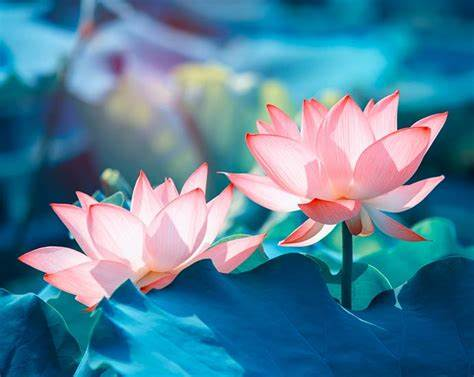
//> input picture Talleres/TallerSegmentacionSemillas/OIP.jpeg, 474 x 377 px
$ ./11_seedSegmentation OIP.jpeg 3 r Tetrapack_real.jpeg rgb 3   (built with g++ and OpenCV 4)
//> lines starting //> are read from the running program, lines starting //| are printed output that depends on the picture; after the words box and inside, x2 and y2 are one past the last pixel; in counts of white or black regions, pixels touching at a corner belong together
#include "opencv2/imgproc.hpp"
#include "opencv2/imgcodecs.hpp"
#include "opencv2/highgui.hpp"
#include <iostream>
#include <string.h>
#include <ctime>
#include <queue>

using namespace cv;

Mat segmentacion(Mat grayImage, int seedX[], int seedY[], int numSeeds, int permisividad);
Mat segmentacion_color(Mat image, int seedX[], int seedY[], int numSeeds, int permisividad);

int main(int argc, char const *argv[])
{
    srand((unsigned)time(0));
    //PASOS DEL ALGORITMO
    //1: Leer la imagen (Se pasa por parametros, se puede recibir a color.)
    //2: Leer las semillas (Por parametros, o aleatoriamente)
    //3:

    //Verificación de Comandos
    // forma ideal de ejecutar : ./11_seedSegmentation  <image_file> <N° of seeds>
    //                                <r (random seed) / s (set seed)> <a (average) / v (variance)> <rgb/gs(grayscale)>
    //                            [<x coordinate1> <y coordinate1> <x coordinate2> <y coordinate2> (ETC)]

    if (argc < 7)
    {
        std::cerr << "Usage: " << argv[0] << "image_file N°_of_seeds r(random seed)/s(set seed) a(average)/v(variance) rgb/gs(grayscale) permisivness (x_coordinate1 y_coordinate1 x_coordinate2 y_coordinate2 (ETC))" << std::endl;
        return (-1);
    }

    //Leyendo la imagen

    Mat image;
    image = imread(argv[1], 1);
//> image is the input picture: 377 rows x 474 cols, CV_8UC3; mean B, G, R 154.9, 129.6, 82.3
    if (!image.data)
    {
        std::cerr << "Error: No image data" << std::endl;
        return (-1);
    }

    //Leyendo las Semillas

    int seedX[atoi(argv[1])];
    int seedY[atoi(argv[1])];
    int numberSeeds = atoi(argv[2]);
//> numberSeeds = 3
    int max_X = image.cols;
    int max_Y = image.rows;
    int permisividad = (atoi(argv[6]));
//> permisividad = 3
    std::cout << "Imagen a segmentar: " << argv[1] << std::endl;
//| Imagen a segmentar: OIP.jpeg
    std::cout << "N° de semillas: " << argv[2] << std::endl;
//| N° de semillas: 3
    std::cout << "Posicion de semilla: " << argv[3] << std::endl;
//| Posicion de semilla: r
    std::cout << "Permisividad: " << permisividad << std::endl;
//| Permisividad: 3

    if (strcmp(argv[3], "r") == 0)
    {
        for (int i = 0; i < numberSeeds; i++)
        {
            seedX[i] = std::rand() % (max_X) + 0;
            seedY[i] = std::rand() % (max_Y) + 0;
        }
//> this loop made 3 passes
        // [5 lines of commented-out code are left out]
    }
    else if (strcmp(argv[3], "s") == 0)
    {
        int i, j;
        if (argc == (7 + (numberSeeds * 2)))
        {
            for (i = 0, j = 0; i < numberSeeds; i++, j += 2)
            {
                seedX[i] = atoi(argv[7 + j]);
                seedY[i] = atoi(argv[8 + j]);
            }

            // [8 lines of commented-out code are left out]
        }
        else
        {
            std::cerr << "Error: Numbers of seed doesnt match" << std::endl;
            return (-1);
        }
    }
    Mat imgsegmentacion(image.size(),CV_8UC1);
    Mat grayImage(image.size(), CV_8UC1);

    std::stringstream ss(argv[1]);
    std::string basename;
    getline(ss, basename, '.');
//> basename = "OIP"
    //----------------------------------------------------------------------
    // Llamado a funcion de segmentar:
    if (strcmp(argv[5], "rgb") == 0)
    {
        imgsegmentacion = segmentacion_color(image, seedX, seedY, numberSeeds, permisividad);
        imwrite(basename + "_segmentacion_binaria.png", imgsegmentacion);
        imwrite(basename + "_umbralizada.png", image & imgsegmentacion);
    }
    else if (strcmp(argv[5], "gs") == 0)
    {
        cvtColor(image, grayImage, COLOR_BGR2GRAY);
        imgsegmentacion = segmentacion_color(image, seedX, seedY, numberSeeds, permisividad);
        std::cout<<grayImage.size()<<std::endl;
        std::cout<<image.size()<<std::endl;
        imwrite(basename + "_segmentacion_binaria.png", imgsegmentacion);
        imwrite(basename + "_umbralizada.png", image & imgsegmentacion);
    }
    else
    {
        std::cerr << "Error: Param of type of image wrong. Use rgb for color images or gs for grayscale" << std::endl;
        return (-1);
    }

    return((0));
}

// [202 lines left out: function segmentacion, not called in this run]

Mat segmentacion_color(Mat image, int seedX[], int seedY[], int numSeeds, int permisividad)
{
//> called with numSeeds = 3, permisividad = 333
    int max_X = image.cols;
    int max_Y = image.rows;
    Mat image_segmentated = Mat::zeros(max_Y, max_X, CV_8UC3);
    std::queue<Point> colaPixeles;
    //Vec3b Intesidades = image.at<Vec3f>(seedY, seedX);

    for (int i = 0; i < numSeeds; i++)
    {
        colaPixeles.push(Point(seedX[i], seedY[i]));
        image_segmentated.at<Vec3b>(seedY[i], seedX[i])[0] = 255;

        image_segmentated.at<Vec3b>(seedY[i], seedX[i])[1] = 255;

        image_segmentated.at<Vec3b>(seedY[i], seedX[i])[2] = 255;
    }
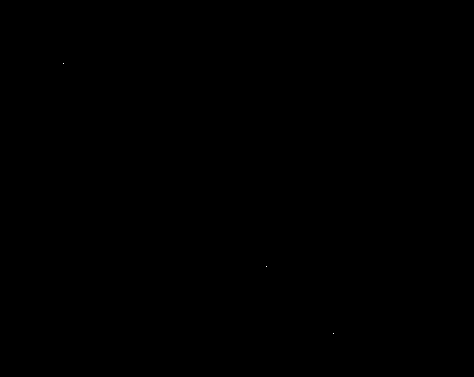
//> image_segmentated: 377 rows x 474 cols, CV_8UC3; 0% white in thin lines or dots, all inside (x1, y1, x2, y2) = (63, 63, 334, 334)

    do
    {

        Point punto_actual = colaPixeles.front();
        colaPixeles.pop();
        int prom = -1;
        int acum = 0;
        int promedior = 0, promediog = 0, promediob = 0;
        int rango = permisividad;
        int lista_intensidadesr[8], lista_intensidadesg[8], lista_intensidadesb[8];
        if (punto_actual.x - 1 > 0 && punto_actual.y - 1 > 0 &&
            punto_actual.x - 1 < max_X && punto_actual.y - 1 < max_Y)
        {
            lista_intensidadesb[0] = image.at<Vec3b>(punto_actual.y - 1, punto_actual.x - 1)[0];
            lista_intensidadesg[0] = image.at<Vec3b>(punto_actual.y - 1, punto_actual.x - 1)[1];
            lista_intensidadesr[0] = image.at<Vec3b>(punto_actual.y - 1, punto_actual.x - 1)[2];

            acum++;
        }
        if (punto_actual.x - 1 > 0 && punto_actual.y > 0 &&
            punto_actual.x - 1 < max_X && punto_actual.y < max_Y)
        {
            lista_intensidadesb[acum] = image.at<Vec3b>(punto_actual.y, punto_actual.x - 1)[0];
            lista_intensidadesg[acum] = image.at<Vec3b>(punto_actual.y, punto_actual.x - 1)[1];
            lista_intensidadesr[acum] = image.at<Vec3b>(punto_actual.y, punto_actual.x - 1)[2];

            acum++;
        }

        if (punto_actual.x - 1 > 0 && punto_actual.y + 1 > 0 &&
            punto_actual.x - 1 < max_X && punto_actual.y + 1 < max_Y)
        {
            lista_intensidadesb[acum] = image.at<Vec3b>(punto_actual.y + 1, punto_actual.x - 1)[0];
            lista_intensidadesg[acum] = image.at<Vec3b>(punto_actual.y + 1, punto_actual.x - 1)[1];
            lista_intensidadesr[acum] = image.at<Vec3b>(punto_actual.y + 1, punto_actual.x - 1)[2];

            acum++;
        }
        if (punto_actual.x > 0 && punto_actual.y - 1 > 0 &&
            punto_actual.x < max_X && punto_actual.y - 1 < max_Y)
        {
            lista_intensidadesb[acum] = image.at<Vec3b>(punto_actual.y - 1, punto_actual.x)[0];
            lista_intensidadesg[acum] = image.at<Vec3b>(punto_actual.y - 1, punto_actual.x)[1];
            lista_intensidadesr[acum] = image.at<Vec3b>(punto_actual.y - 1, punto_actual.x)[2];

            acum++;
        }
        if (punto_actual.x > 0 && punto_actual.y + 1 > 0 &&
            punto_actual.x < max_X && punto_actual.y + 1 < max_Y)
        {
            lista_intensidadesb[acum] = image.at<Vec3b>(punto_actual.y + 1, punto_actual.x)[0];
            lista_intensidadesg[acum] = image.at<Vec3b>(punto_actual.y + 1, punto_actual.x)[1];
            lista_intensidadesr[acum] = image.at<Vec3b>(punto_actual.y + 1, punto_actual.x)[2];
            acum++;
        }
        if (punto_actual.x + 1 > 0 && punto_actual.y - 1 > 0 &&
            punto_actual.x + 1 < max_X && punto_actual.y - 1 < max_Y)
        {
            lista_intensidadesb[acum] = image.at<Vec3b>(punto_actual.y - 1, punto_actual.x + 1)[0];
            lista_intensidadesg[acum] = image.at<Vec3b>(punto_actual.y - 1, punto_actual.x + 1)[1];
            lista_intensidadesr[acum] = image.at<Vec3b>(punto_actual.y - 1, punto_actual.x + 1)[2];

            acum++;
        }
        if (punto_actual.x + 1 > 0 && punto_actual.y > 0 &&
            punto_actual.x + 1 < max_X && punto_actual.y < max_Y)
        {
            lista_intensidadesb[acum] = image.at<Vec3b>(punto_actual.y, punto_actual.x + 1)[0];
            lista_intensidadesg[acum] = image.at<Vec3b>(punto_actual.y, punto_actual.x + 1)[1];
            lista_intensidadesr[acum] = image.at<Vec3b>(punto_actual.y, punto_actual.x + 1)[2];
            acum++;
        }
        if (punto_actual.x + 1 > 0 && punto_actual.y + 1 > 0 &&
            punto_actual.x + 1 < max_X && punto_actual.y + 1 < max_Y)
        {
            lista_intensidadesb[acum] = image.at<Vec3b>(punto_actual.y + 1, punto_actual.x + 1)[0];
            lista_intensidadesg[acum] = image.at<Vec3b>(punto_actual.y + 1, punto_actual.x + 1)[1];
            lista_intensidadesr[acum] = image.at<Vec3b>(punto_actual.y + 1, punto_actual.x + 1)[2];

            acum++;
        }

        //Promedio para c/u
        for (int i = 0; i < acum; i++)
        {
            promedior += lista_intensidadesr[i];
            promediog += lista_intensidadesg[i];
            promediob += lista_intensidadesb[i];
        }
        promedior /= acum;
        promediog /= acum;
        promediob /= acum;
        if (punto_actual.x - 1 > 0 && punto_actual.y - 1 > 0 &&
            punto_actual.x - 1 < max_X && punto_actual.y - 1 < max_Y)
        {

            if (std::abs(image.at<Vec3b>(punto_actual.y - 1, punto_actual.x - 1)[0] - promediob) < rango &&
                std::abs(image.at<Vec3b>(punto_actual.y - 1, punto_actual.x - 1)[1] - promediog) < rango &&
                std::abs(image.at<Vec3b>(punto_actual.y - 1, punto_actual.x - 1)[2] - promedior) < rango)
            {
                if (image_segmentated.at<Vec3b>(punto_actual.y - 1, punto_actual.x - 1)[0] != 255)
                {
                    image_segmentated.at<Vec3b>(punto_actual.y - 1, punto_actual.x - 1)[0] = 255;
                    image_segmentated.at<Vec3b>(punto_actual.y - 1, punto_actual.x - 1)[1] = 255;
                    image_segmentated.at<Vec3b>(punto_actual.y - 1, punto_actual.x - 1)[2] = 255;
                    colaPixeles.push(Point(punto_actual.x - 1, punto_actual.y - 1));
                }
            }
        }
        if (punto_actual.x - 1 > 0 && punto_actual.y > 0 &&
            punto_actual.x - 1 < max_X && punto_actual.y < max_Y)
        {
            if (std::abs(image.at<Vec3b>(punto_actual.y, punto_actual.x - 1)[0] - promediob) < rango &&
                std::abs(image.at<Vec3b>(punto_actual.y, punto_actual.x - 1)[1] - promediog) < rango &&
                std::abs(image.at<Vec3b>(punto_actual.y, punto_actual.x - 1)[2] - promedior) < rango)
            {
                if (image_segmentated.at<Vec3b>(punto_actual.y, punto_actual.x - 1)[0] != 255)
                {
                    image_segmentated.at<Vec3b>(punto_actual.y, punto_actual.x - 1)[0] = 255;
                    image_segmentated.at<Vec3b>(punto_actual.y, punto_actual.x - 1)[1] = 255;
                    image_segmentated.at<Vec3b>(punto_actual.y, punto_actual.x - 1)[2] = 255;
                    colaPixeles.push(Point(punto_actual.x - 1, punto_actual.y));
                }
            }
        }

        if (punto_actual.x - 1 > 0 && punto_actual.y + 1 > 0 &&
            punto_actual.x - 1 < max_X && punto_actual.y + 1 < max_Y)
        {
            if (std::abs(image.at<Vec3b>(punto_actual.y + 1, punto_actual.x - 1)[0] - promediob) < rango &&
                std::abs(image.at<Vec3b>(punto_actual.y + 1, punto_actual.x - 1)[1] - promediog) < rango &&
                std::abs(image.at<Vec3b>(punto_actual.y + 1, punto_actual.x - 1)[2] - promedior) < rango

            )
            {
                if (image_segmentated.at<Vec3b>(punto_actual.y + 1, punto_actual.x - 1)[0] != 255)
                {
                    image_segmentated.at<Vec3b>(punto_actual.y + 1, punto_actual.x - 1)[0] = 255;
                    image_segmentated.at<Vec3b>(punto_actual.y + 1, punto_actual.x - 1)[1] = 255;
                    image_segmentated.at<Vec3b>(punto_actual.y + 1, punto_actual.x - 1)[2] = 255;
                    colaPixeles.push(Point(punto_actual.x - 1, punto_actual.y + 1));
                }
            }
        }
        if (punto_actual.x > 0 && punto_actual.y - 1 > 0 &&
            punto_actual.x < max_X && punto_actual.y - 1 < max_Y)
        {
            if (std::abs(image.at<Vec3b>(punto_actual.y - 1, punto_actual.x)[0] - promediob) < rango &&
                std::abs(image.at<Vec3b>(punto_actual.y - 1, punto_actual.x)[1] - promediog) < rango &&
                std::abs(image.at<Vec3b>(punto_actual.y - 1, punto_actual.x)[2] - promedior) < rango)
            {
                if (image_segmentated.at<Vec3b>(punto_actual.y - 1, punto_actual.x)[0] != 255)
                {
                    image_segmentated.at<Vec3b>(punto_actual.y - 1, punto_actual.x)[0] = 255;
                    image_segmentated.at<Vec3b>(punto_actual.y - 1, punto_actual.x)[1] = 255;
                    image_segmentated.at<Vec3b>(punto_actual.y - 1, punto_actual.x)[2] = 255;
                    colaPixeles.push(Point(punto_actual.x, punto_actual.y - 1));
                }
            }
        }
        if (punto_actual.x > 0 && punto_actual.y + 1 > 0 &&
            punto_actual.x < max_X && punto_actual.y + 1 < max_Y)
        {
            if (std::abs(image.at<Vec3b>(punto_actual.y + 1, punto_actual.x)[0] - promediob) < rango &&
                std::abs(image.at<Vec3b>(punto_actual.y + 1, punto_actual.x)[1] - promediog) < rango &&
                std::abs(image.at<Vec3b>(punto_actual.y + 1, punto_actual.x)[2] - promedior) < rango)
            {
                if (image_segmentated.at<Vec3b>(punto_actual.y + 1, punto_actual.x)[0] != 255)
                {
                    image_segmentated.at<Vec3b>(punto_actual.y + 1, punto_actual.x)[0] = 255;
                    image_segmentated.at<Vec3b>(punto_actual.y + 1, punto_actual.x)[1] = 255;
                    image_segmentated.at<Vec3b>(punto_actual.y + 1, punto_actual.x)[2] = 255;
                    colaPixeles.push(Point(punto_actual.x, punto_actual.y + 1));
                }
            }
        }
        if (punto_actual.x + 1 > 0 && punto_actual.y - 1 > 0 &&
            punto_actual.x + 1 < max_X && punto_actual.y - 1 < max_Y)
        {
            if (std::abs(image.at<Vec3b>(punto_actual.y - 1, punto_actual.x + 1)[0] - promediob) < rango &&
                std::abs(image.at<Vec3b>(punto_actual.y - 1, punto_actual.x + 1)[1] - promediog) < rango &&
                std::abs(image.at<Vec3b>(punto_actual.y - 1, punto_actual.x + 1)[2] - promedior) < rango

            )
            {
                if (image_segmentated.at<Vec3b>(punto_actual.y - 1, punto_actual.x + 1)[0] != 255)
                {
                    image_segmentated.at<Vec3b>(punto_actual.y - 1, punto_actual.x + 1)[0] = 255;
                    image_segmentated.at<Vec3b>(punto_actual.y - 1, punto_actual.x + 1)[1] = 255;
                    image_segmentated.at<Vec3b>(punto_actual.y - 1, punto_actual.x + 1)[2] = 255;
                    colaPixeles.push(Point(punto_actual.x + 1, punto_actual.y - 1));
                }
            }
        }
        if (punto_actual.x + 1 > 0 && punto_actual.y > 0 &&
            punto_actual.x + 1 < max_X && punto_actual.y < max_Y)
        {
            if (std::abs(image.at<Vec3b>(punto_actual.y, punto_actual.x + 1)[0] - promediob) < rango &&
                std::abs(image.at<Vec3b>(punto_actual.y, punto_actual.x + 1)[1] - promediog) < rango &&
                std::abs(image.at<Vec3b>(punto_actual.y, punto_actual.x + 1)[2] - promedior) < rango

            )
            {
                if (image_segmentated.at<Vec3b>(punto_actual.y, punto_actual.x + 1)[0] != 255)
                {
                    image_segmentated.at<Vec3b>(punto_actual.y, punto_actual.x + 1)[0] = 255;
                    image_segmentated.at<Vec3b>(punto_actual.y, punto_actual.x + 1)[1] = 255;
                    image_segmentated.at<Vec3b>(punto_actual.y, punto_actual.x + 1)[2] = 255;
                    colaPixeles.push(Point(punto_actual.x + 1, punto_actual.y));
                }
            }
        }
        if (punto_actual.x + 1 > 0 && punto_actual.y + 1 > 0 &&
            punto_actual.x + 1 < max_X && punto_actual.y + 1 < max_Y)
        {
            if (std::abs(image.at<Vec3b>(punto_actual.y + 1, punto_actual.x + 1)[0] - promediob) < rango &&
                std::abs(image.at<Vec3b>(punto_actual.y + 1, punto_actual.x + 1)[1] - promediog) < rango &&
                std::abs(image.at<Vec3b>(punto_actual.y + 1, punto_actual.x + 1)[2] - promedior) < rango

            )
            {
                if (image_segmentated.at<Vec3b>(punto_actual.y + 1, punto_actual.x + 1)[0] != 255)
                {
                    image_segmentated.at<Vec3b>(punto_actual.y + 1, punto_actual.x + 1)[0] = 255;
                    image_segmentated.at<Vec3b>(punto_actual.y + 1, punto_actual.x + 1)[1] = 255;
                    image_segmentated.at<Vec3b>(punto_actual.y + 1, punto_actual.x + 1)[2] = 255;
                    colaPixeles.push(Point(punto_actual.x + 1, punto_actual.y + 1));
                }
            }
        }

    } while (!colaPixeles.empty());
//> this loop made 177848 passes
//> (punto_actual, acum, promedior, promediog, promediob) on passes 1 to 8: (Point(63, 63), 8, 80, 144, 158), (Point(266, 266), 8, 11, 40, 66), (Point(333, 333), 8, 3, 70, 125), (Point(62, 62), 8, 84, 151, 166), (Point(62, 63), 8, 84, 150, 166), (Point(62, 64), 8, 84, 148, 165), (Point(63, 62), 8, 80, 145, 160), (Point(63, 64), 8, 79, 142, 157)
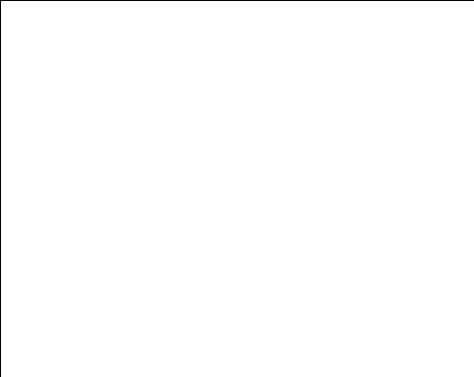
//> image_segmentated: 377 rows x 474 cols, CV_8UC3; 99.5% white; black in thin lines or dots
//> in main, `imwrite(basename + "_umbralizada.png", image & imgsegmentacion);`:
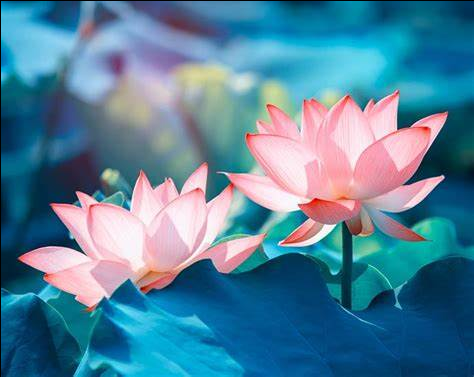
//> saved as OIP_umbralizada.png: 377 rows x 474 cols, CV_8UC3; mean B, G, R 154.3, 129.2, 82.2

    return image_segmentated;
}

$ run again, on Talleres/TallerSegmentacionSemillas/flor.jpg
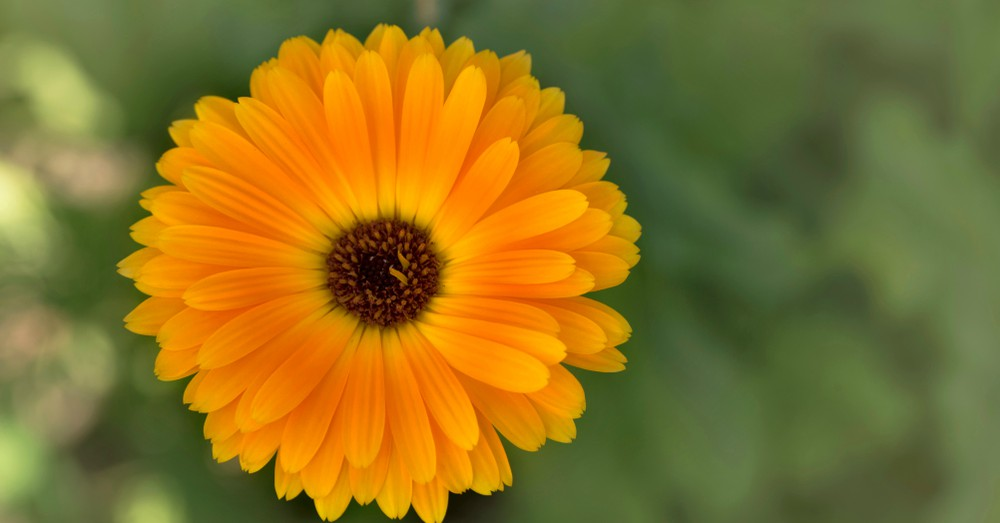
//> input picture Talleres/TallerSegmentacionSemillas/flor.jpg, 1000 x 523 px
//> image is the input picture: 523 rows x 1000 cols, CV_8UC3; mean B, G, R 37.7, 114.2, 137.7
//> numberSeeds = 3
//| Imagen a segmentar: flor.jpg
//| N° de semillas: 3
//| Posicion de semilla: r
//| Permisividad: 3
//> the loop `for (int i = 0; i < numberSeeds; i++)` made 3 passes
//> basename = "flor"
//> the loop in segmentacion_color, `for (int i = 0; i < numSeeds; i++)` made 3 passes
//> the loop in segmentacion_color, `do` made 521478 passes
//> (punto_actual, acum, promedior, promediog, promediob) on passes 1 to 8: (Point(183, 183), 8, 230, 144, 3), (Point(418, 418), 8, 243, 131, 0), (Point(232, 232), 8, 253, 128, 4), (Point(182, 182), 8, 228, 143, 3), (Point(182, 183), 8, 224, 136, 1), (Point(182, 184), 8, 218, 128, 0), (Point(183, 182), 8, 232, 149, 3), (Point(183, 184), 8, 226, 137, 3)
//> after the loop in segmentacion_color, `do`:
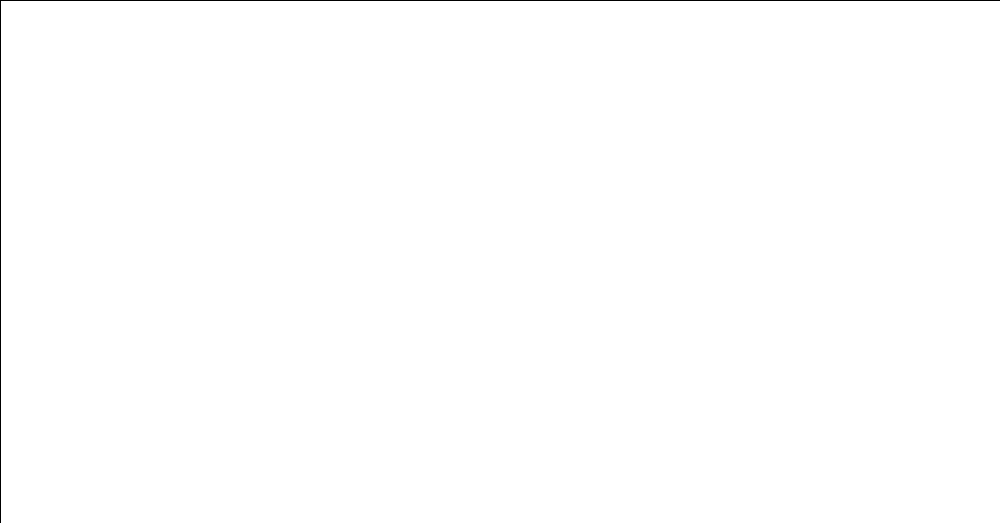
//> image_segmentated: 523 rows x 1000 cols, CV_8UC3; 99.7% white; black in thin lines or dots
//> `imwrite(basename + "_umbralizada.png", image & imgsegmentacion);`:
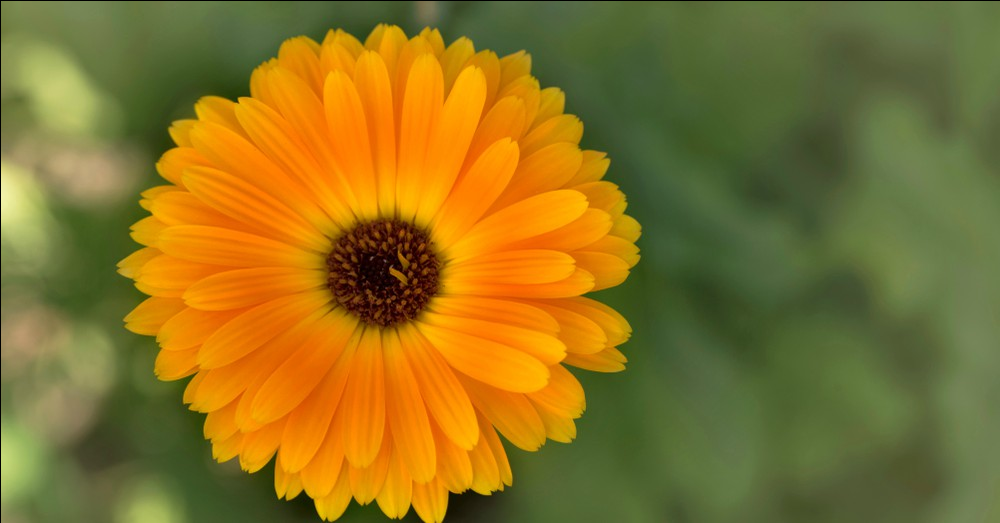
//> saved as flor_umbralizada.png: 523 rows x 1000 cols, CV_8UC3; mean B, G, R 37.5, 113.8, 137.4
